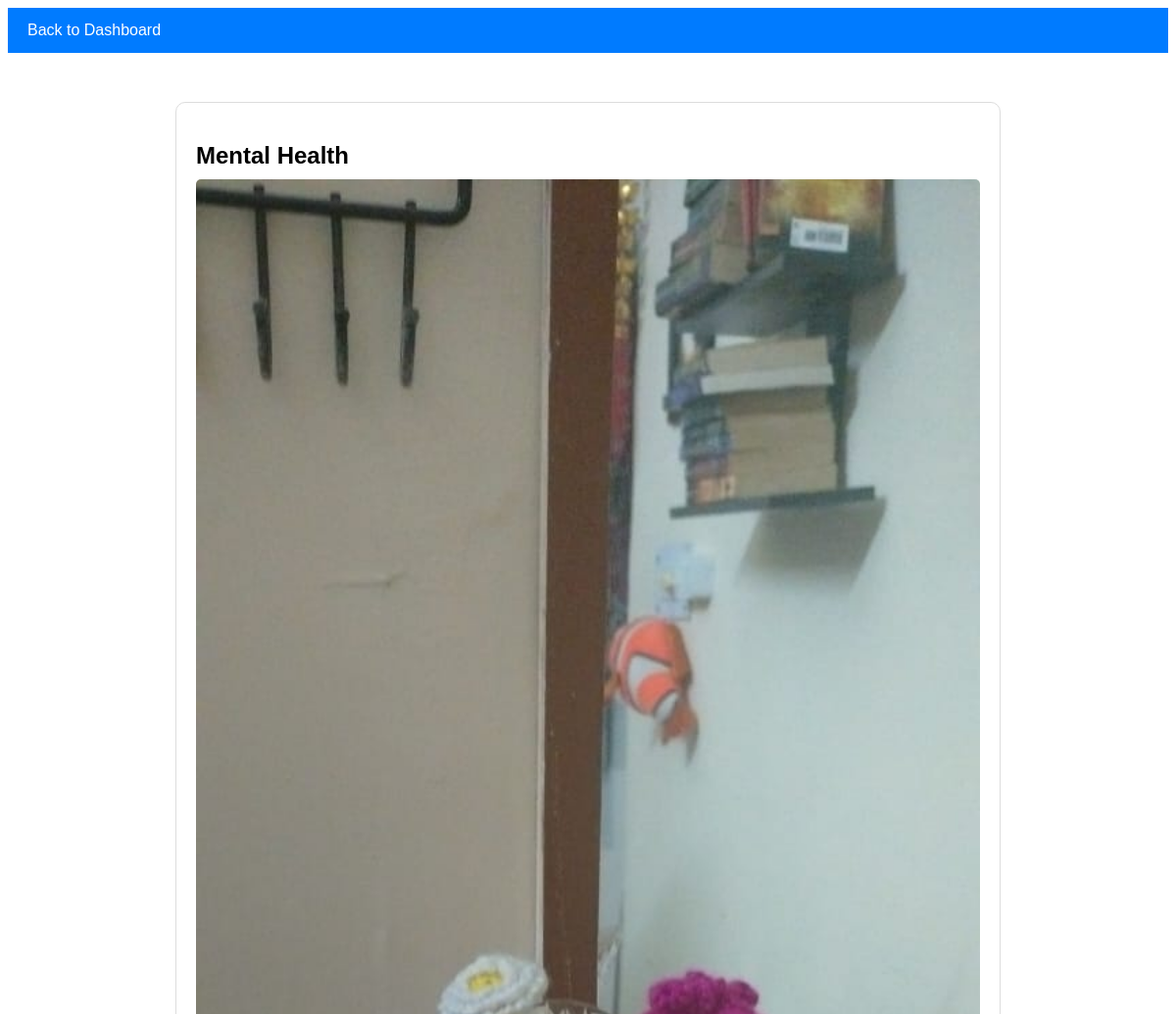
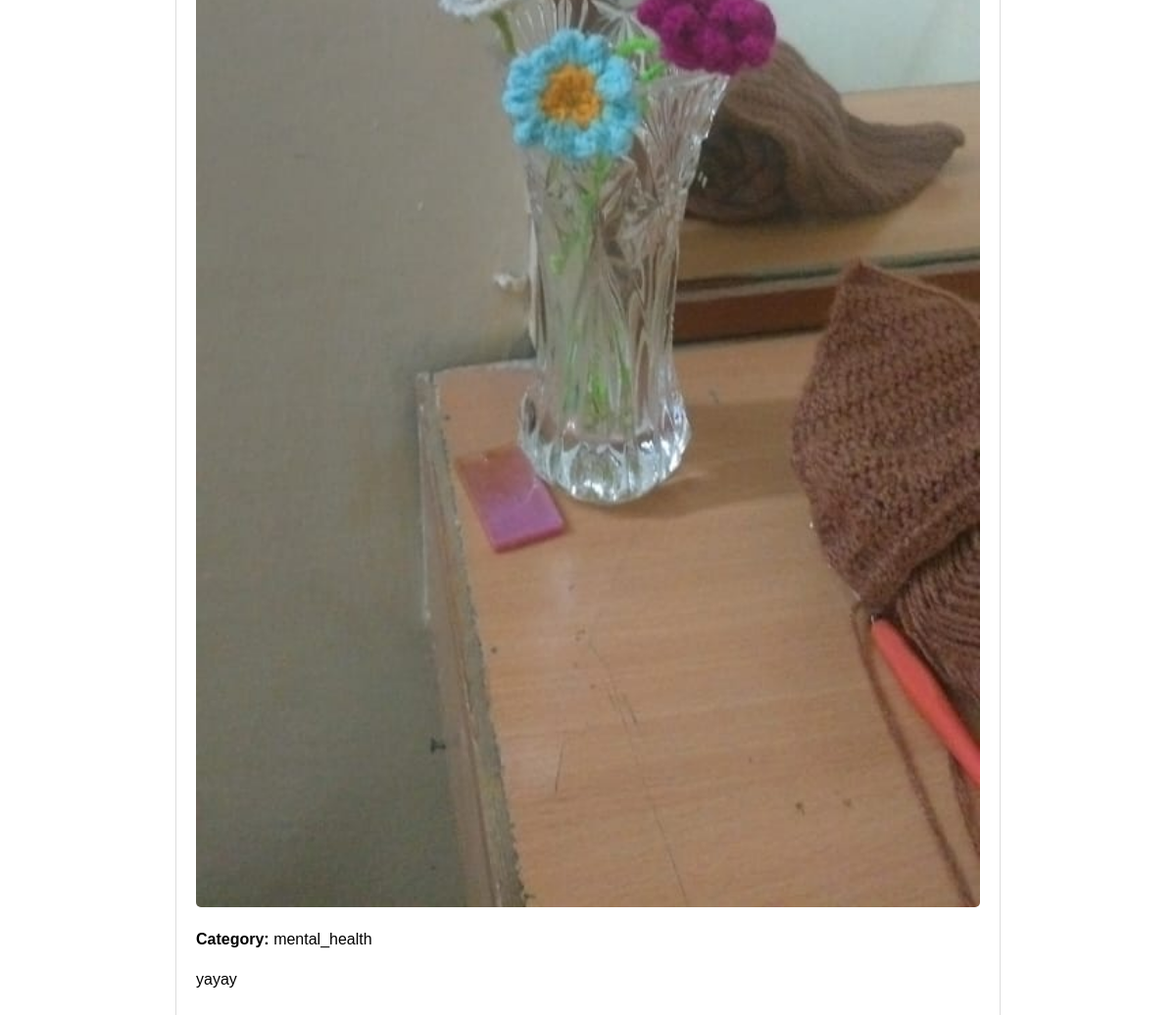
The app's page /blog/13/ with its own data (2 pictures, top to bottom).
### myapp/models.py (models this page shows, shortened)
class BlogPost(models.Model):
    CATEGORY_CHOICES = [
        ('mental_health', 'Mental Health'),
        ('heart_disease', 'Heart Disease'),
        ('covid19', 'Covid19'),
        ('immunization', 'Immunization'),
    ]
    author = models.ForeignKey(User, on_delete=models.CASCADE)
    title = models.CharField(max_length=200)
    image = models.ImageField(upload_to='blog_images/', blank=True, null=True)
    category = models.CharField(max_length=100, choices=CATEGORY_CHOICES)
    summary = models.TextField()
    content = models.TextField()
    is_draft = models.BooleanField(default=False)
    created_at = models.DateTimeField(auto_now_add=True)

### myapp/views.py (the view)
# urls.py: path('blog/<int:blog_post_id>/', views.view_blog_post, name='view_blog_post'),
def view_blog_post(request, blog_post_id):
    blog_post = get_object_or_404(BlogPost, id=blog_post_id)
    context = {
        'blog_post': get_blog_post_data(blog_post)
    }
    return render(request, 'view_blog_post.html', context)

### myapp/views.py (called while the page is built)
def get_blog_post_data(blog_post):
    image_url = blog_post.image.url if blog_post.image else None
    blog_post_data = {
        'id': blog_post.id,
        'title': blog_post.title,
        'category': blog_post.category,
        'summary': blog_post.summary,
        'content': blog_post.content,
        'author': blog_post.author.username,
        'image_url': image_url,
        'draft': 'yes' if blog_post.is_draft else 'no'
    }
    return blog_post_data

### templates/view_blog_post.html (shortened to what this page needs)
<!DOCTYPE html>
<html>
<head>
</head>
<body>
    <div class="navbar">
        <a href="{% url 'display_patient_dashboard' %}">Back to Dashboard</a>
    </div>
    <div class="blog-post">
        <h2>{{ blog_post.title }}</h2>
        <img src="{{ blog_post.image_url }}" alt="Blog Image">
        <p><strong>Category:</strong> {{ blog_post.category }}</p>
        <p>{{ blog_post.content }}</p>
    </div>
</body>
</html>

### templates/view_blog_post.html (style rules this page uses)
body { font-family: Arial, sans-serif; }
.navbar { background-color: #007bff; overflow: hidden; }
.navbar a { float: left; display: block; color: white; text-align: center; padding: 14px 20px; text-decoration: none; }
.blog-post { width: 800px; margin: 50px auto; padding: 20px; border: 1px solid #ddd; border-radius: 10px; }
.blog-post img { width: 100%; max-width: 100%; height: auto; display: block; margin-bottom: 20px; border-radius: 5px; }
.blog-post h2 { font-size: 24px; margin-bottom: 10px; }
.blog-post p { font-size: 16px; line-height: 1.6; }
.blog-post strong { font-weight: bold; }

### records on screen
BlogPost: title "Mental Health", category "mental_health", content "yayay"
